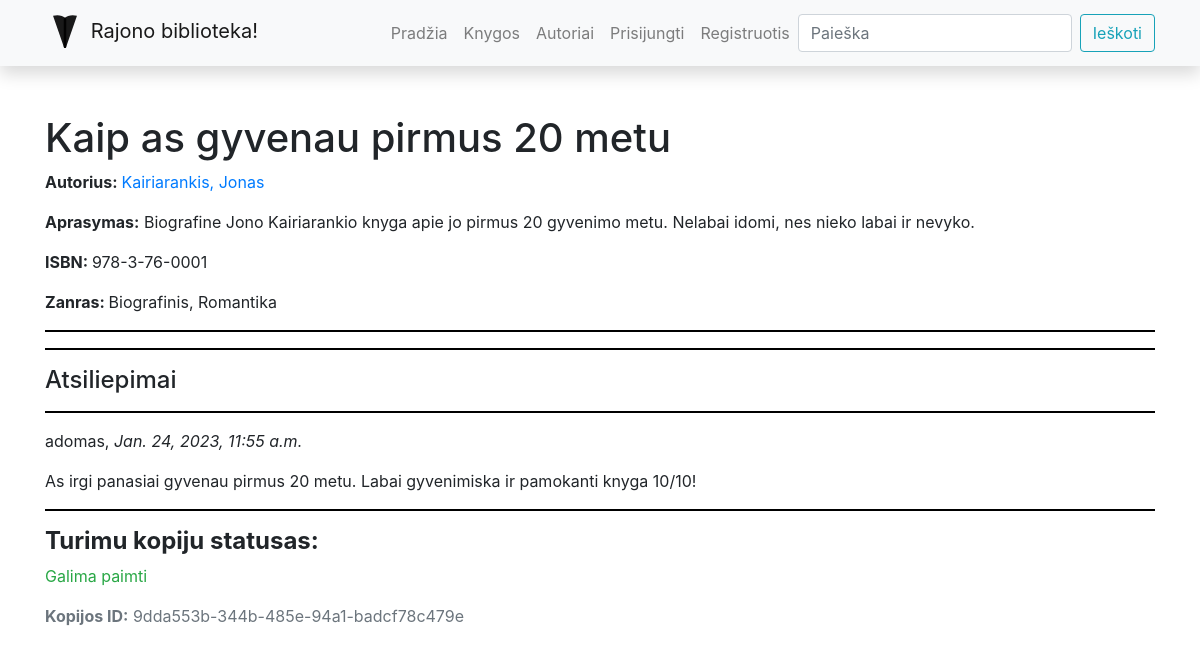
Screenshot of /library/books/5 with the database file from the repository.
### library/models.py (models this page shows, shortened)
class Book(models.Model):
    title = models.CharField('Pavadinimas', max_length=200)
    author = models.ForeignKey('Author', on_delete=models.SET_NULL, null=True, related_name='books')
    summary = models.TextField('Aprasymas', max_length=1000, help_text='Trumpas knygos aprasymas')
    isbn = models.CharField('ISBN', max_length=13)
    genre = models.ManyToManyField(Genre, help_text='Isrinkite zanra knygai')
    cover = models.ImageField('Virselis', upload_to='covers', null=True, blank=True)
    def display_genre(self):
        return '; '.join([genre.name for genre in self.genre.all()])
    display_genre.short_description = 'Zanras'
    class Meta:
        verbose_name = "Knyga"
        verbose_name_plural = "Knygos"

class Author(models.Model):
    first_name = models.CharField('Vardas', max_length=100)
    last_name = models.CharField('Pavarde', max_length=100)
    description = HTMLField()
    def display_books(self):
        return ', '.join([book.title for book in self.books.all()[:3]])
    display_books.short_description = "Knygos"
    class Meta:
        ordering = ['last_name', 'first_name']
        verbose_name = "Autorius"
        verbose_name_plural = "Autoriai"
    def __str__(self):
        return f'{self.last_name}, {self.first_name}'

class Genre(models.Model):
    name = models.CharField('Pavadinimas', max_length=200, help_text='Iveskite knygos zanra')
    def __str__(self):
        return self.name
    class Meta:
        verbose_name = "Zanras"
        verbose_name_plural = "Zanrai"

class BookReview(models.Model):
    book = models.ForeignKey('Book', on_delete=models.SET_NULL, null=True, blank=True)
    reviewer = models.ForeignKey(User, on_delete=models.SET_NULL, null=True, blank=True)
    date_created = models.DateTimeField(auto_now_add=True)
    content = models.TextField('Atsiliepimas', max_length=2000)

class BookInstance(models.Model):
    id = models.UUIDField(primary_key=True, default=uuid.uuid4, help_text='Unikalus knygos kopijos ID')
    book = models.ForeignKey('Book', on_delete=models.SET_NULL, null=True)
    due_back = models.DateField('Bus prieinama', null=True, blank=True)
    LOAN_STATUS = (
        ('a', 'Administruojama'),
        ('p', 'Paimta'),
        ('g', 'Galima paimti'),
        ('r', 'Rezervuota')
    )
    status = models.CharField(
        max_length=1,
        choices=LOAN_STATUS,
        blank=True,
        default='a',
        help_text='Status'
    )
    reader = models.ForeignKey(User, on_delete=models.SET_NULL, null=True, blank=True)
    class Meta:
        ordering = ['due_back']

### library/views.py (the view, shortened to what this page needs)
# urls.py: path('books/<int:pk>', views.BookDetailView.as_view(), name='book-detail'),
class BookDetailView(FormMixin, generic.DetailView):
    model = Book  # automatiskai sukuriamas kintamasis Book -> book
    template_name = 'book_detail_styled.html'  # nurodome is kur ims apipavidalinima internete
    form_class = BookReviewForm
    class Meta:
        ordering = ['title']

### library/forms.py
class BookReviewForm(forms.ModelForm):
    class Meta:
        model = BookReview
        fields = ('content', 'book', 'reviewer')
        widgets = {'book': forms.HiddenInput(), 'reviewer': forms.HiddenInput()}

### library/templates/book_detail_styled.html (shortened to what this page needs)
{% extends "base.html" %}
{% block content %}
<h1>{{book.title}}</h1>
<p><b>Autorius: </b><a href="{% url 'author-detail' book.author.id %}"> {{book.author}}</a></p>
<p><b>Aprasymas:</b> {{book.summary}}</p>
<p><b>ISBN: </b>{{book.isbn}}</p>
<p><b>Zanras: </b>{{book.genre.all|join:", "}}</p>
<hr>
<hr>
<h4>Atsiliepimai</h4>
{% if book.bookreview_set.all %}
{% for book_review_obj in book.bookreview_set.all %}
<hr>
<p>{{book_review_obj.reviewer}}, <em>{{book_review_obj.date_created}}</em></p>
<p>{{book_review_obj.content}}</p>
{% endfor %}
{% else %}
<p>Knyga neturi atsiliepimu</p>
{% endif %}
<hr>
<h4><b>Turimu kopiju statusas: </b></h4>
{% for book_inst_obj in book.bookinstance_set.all %}
<p class="{% if book_inst_obj.status == 'g' %}text-success
{% elif book_inst_obj.status == 'p' %}text-danger
{% else %}text-warning
{% endif %}">{{book_inst_obj.get_status_display}}</p>
<p class="text-muted"><strong>Kopijos ID:</strong> {{book_inst_obj.id}}</p>
{%endfor%}
{% endblock %}

### library/static/css/styles.css (style rules this page uses)
hr { width: 100%; background-color: black; height: 1px; border-color : transparent; }

### rows the page displays
Book: title "Kaip as gyvenau pirmus 20 metu", author "Kairiarankis, Jonas", summary "Biografine Jono Kairiarankio knyga apie jo pirmus 20 gyvenimo metu. Nelabai idomi, nes nieko labai ir nevyko.", isbn "978-3-76-0001", genre.all "Biografinis, Romantika"
BookReview: reviewer "adomas", date_created "Jan. 24, 2023, 11:55 a.m.", content "As irgi panasiai gyvenau pirmus 20 metu. Labai gyvenimiska ir pamokanti knyga 10/10!"
BookInstance: status "Galima paimti", id "9dda553b-344b-485e-94a1-badcf78c479e"
